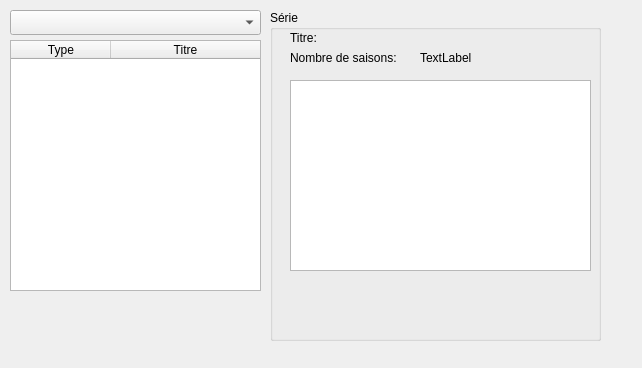
<?xml version="1.0" encoding="UTF-8"?>
<ui version="4.0">
 <class>Form</class>
 <widget class="QWidget" name="Form">
  <property name="geometry">
   <rect>
    <x>0</x>
    <y>0</y>
    <width>642</width>
    <height>368</height>
   </rect>
  </property>
  <property name="windowTitle">
   <string>Form</string>
  </property>
  <widget class="QTableWidget" name="tableWidget">
   <property name="geometry">
    <rect>
     <x>10</x>
     <y>40</y>
     <width>251</width>
     <height>251</height>
    </rect>
   </property>
   <property name="selectionMode">
    <enum>QAbstractItemView::SingleSelection</enum>
   </property>
   <property name="selectionBehavior">
    <enum>QAbstractItemView::SelectRows</enum>
   </property>
   <attribute name="horizontalHeaderVisible">
    <bool>true</bool>
   </attribute>
   <attribute name="horizontalHeaderHighlightSections">
    <bool>true</bool>
   </attribute>
   <attribute name="horizontalHeaderStretchLastSection">
    <bool>true</bool>
   </attribute>
   <attribute name="verticalHeaderVisible">
    <bool>false</bool>
   </attribute>
   <column>
    <property name="text">
     <string>Type</string>
    </property>
   </column>
   <column>
    <property name="text">
     <string>Titre</string>
    </property>
   </column>
  </widget>
  <widget class="QComboBox" name="comboBox">
   <property name="geometry">
    <rect>
     <x>10</x>
     <y>10</y>
     <width>251</width>
     <height>25</height>
    </rect>
   </property>
  </widget>
  <widget class="QGroupBox" name="groupBox">
   <property name="geometry">
    <rect>
     <x>270</x>
     <y>10</y>
     <width>331</width>
     <height>331</height>
    </rect>
   </property>
   <property name="title">
    <string>Série</string>
   </property>
   <widget class="QLabel" name="label_3">
    <property name="geometry">
     <rect>
      <x>20</x>
      <y>20</y>
      <width>57</width>
      <height>16</height>
     </rect>
    </property>
    <property name="text">
     <string>Titre: </string>
    </property>
   </widget>
   <widget class="QLabel" name="label_4">
    <property name="geometry">
     <rect>
      <x>20</x>
      <y>40</y>
      <width>57</width>
      <height>16</height>
     </rect>
    </property>
    <property name="text">
     <string/>
    </property>
   </widget>
   <widget class="QLabel" name="label_2">
    <property name="geometry">
     <rect>
      <x>150</x>
      <y>40</y>
      <width>57</width>
      <height>16</height>
     </rect>
    </property>
    <property name="text">
     <string>TextLabel</string>
    </property>
   </widget>
   <widget class="QLabel" name="label">
    <property name="geometry">
     <rect>
      <x>20</x>
      <y>40</y>
      <width>131</width>
      <height>16</height>
     </rect>
    </property>
    <property name="text">
     <string>Nombre de saisons:</string>
    </property>
   </widget>
   <widget class="QPlainTextEdit" name="plainTextEdit">
    <property name="geometry">
     <rect>
      <x>20</x>
      <y>70</y>
      <width>301</width>
      <height>191</height>
     </rect>
    </property>
    <property name="readOnly">
     <bool>true</bool>
    </property>
    <property name="plainText">
     <string/>
    </property>
   </widget>
  </widget>
 </widget>
 <resources/>
 <connections/>
</ui>
